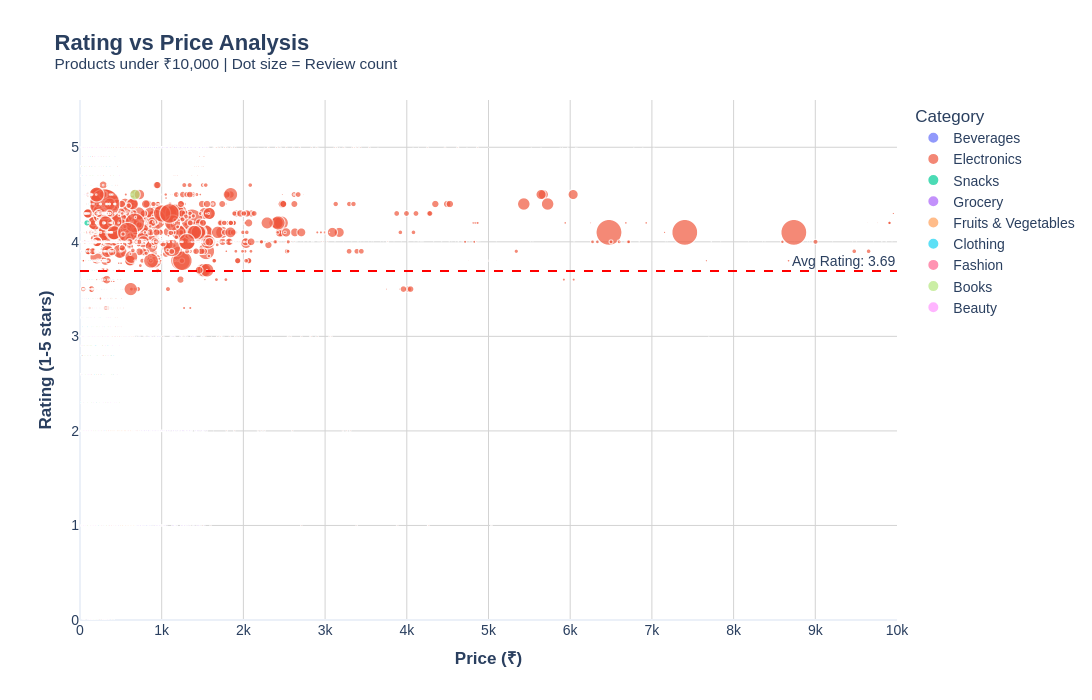

The cell this chart's notebook holds for it:
### Code cell
# ⭐ Rating vs Price Scatter Plot - FIXED VERSION
print("=" * 80)
print("⭐ RATING vs PRICE RELATIONSHIP")
print("=" * 80)

# Filter to realistic prices (below ₹10,000 for better visualization)
df_sample = df_clean[df_clean['Final_Price'] <= 10000].copy()
df_sample = df_sample.sample(min(5000, len(df_sample)), random_state=42)

print(f"\n📊 Plotting {len(df_sample):,} products (prices under ₹10,000)")

# Create scatter plot
fig = px.scatter(
    df_sample,
    x='Final_Price',
    y='Rating',
    color='Category',
    size='Review_Count',
    hover_data=['product_name', 'vendors', 'Discount_Percentage'],
    title="<b>Rating vs Price Analysis</b><br><sup>Products under ₹10,000 | Dot size = Review count</sup>",
    labels={
        'Final_Price': 'Price (₹)',
        'Rating': 'Customer Rating',
        'Review_Count': 'Review Count'
    },
    width=1200,
    height=700,
    opacity=0.7,
    size_max=30
)

# Set axis ranges
fig.update_layout(
    font_family="Arial",
    font_size=14,
    title_font_size=22,
    xaxis_title="<b>Price (₹)</b>",
    yaxis_title="<b>Rating (1-5 stars)</b>",
    plot_bgcolor='white',
    hovermode='closest',
    xaxis=dict(range=[0, 10000], gridcolor='lightgray'),
    yaxis=dict(range=[0, 5.5], gridcolor='lightgray')
)

# Add average rating line
avg_rating = df_sample['Rating'].mean()
fig.add_hline(
    y=avg_rating, 
    line_dash="dash", 
    line_color="red",
    annotation_text=f"Avg Rating: {avg_rating:.2f}",
    annotation_position="top right"
)

fig.show()

# Calculate correlation
correlation = df_clean['Final_Price'].corr(df_clean['Rating'])

print(f"\n📊 STATISTICAL ANALYSIS:")
print("-" * 50)
print(f"   📈 Correlation (Price vs Rating): {correlation:.4f}")
print(f"   ⭐ Average Rating: {df_sample['Rating'].mean():.2f}")
print(f"   💰 Average Price: ₹{df_sample['Final_Price'].mean():.2f}")

print(f"\n💡 Products Rating Distribution:")
rating_dist = df_sample['Rating'].apply(lambda x: int(x)).value_counts().sort_index()
for rating, count in rating_dist.items():
    bar = '█' * int(count/100)
    print(f"   {rating}⭐: {count:,} products {bar}")

# Interpret correlation
if correlation > 0.5:
    interpretation = "Strong positive - Higher price = Better rating"
elif correlation > 0.2:
    interpretation = "Weak positive - Slight tendency for higher priced items to have better ratings"
elif correlation > -0.2:
    interpretation = "No clear relationship - Price doesn't affect rating much"
else:
    interpretation = "Negative - Lower prices have better ratings"

print(f"\n💡 INTERPRETATION: {interpretation}")

### Figure 1 — Plotly figure (JSON) as saved in the notebook; plotly's stock layout.template omitted (floating-point values rounded to 4 significant figures; data arrays with more than 128 entries replaced by an {"elided": "..."} marker saying what was removed)
{"data": [{"customdata": {"elided": "462x3 mixed values"}, "hovertemplate": "Category=Beverages<br>Price (₹)=%{x}<br>Customer Rating=%{y}<br>Review Count=%{marker.size}<br>product_name=%{customdata[0]}<br>vendors=%{customdata[1]}<br>Discount_Percentage=%{customdata[2]}<extra></extra>", "legendgroup": "Beverages", "marker": {"color": "#636efa", "opacity": 0.7, "size": {"elided": "462 int values"}, "sizemode": "area", "sizeref": 474.4, "symbol": "circle"}, "mode": "markers", "name": "Beverages", "showlegend": true, "type": "scattergl", "x": {"elided": "462 float values"}, "xaxis": "x", "y": {"elided": "462 float values"}, "yaxis": "y"}, {"customdata": {"elided": "2141x3 mixed values"}, "hovertemplate": "Category=Electronics<br>Price (₹)=%{x}<br>Customer Rating=%{y}<br>Review Count=%{marker.size}<br>product_name=%{customdata[0]}<br>vendors=%{customdata[1]}<br>Discount_Percentage=%{customdata[2]}<extra></extra>", "legendgroup": "Electronics", "marker": {"color": "#EF553B", "opacity": 0.7, "size": {"elided": "2141 int values"}, "sizemode": "area", "sizeref": 474.4, "symbol": "circle"}, "mode": "markers", "name": "Electronics", "showlegend": true, "type": "scattergl", "x": {"elided": "2141 float values"}, "xaxis": "x", "y": {"elided": "2141 float values"}, "yaxis": "y"}, {"customdata": {"elided": "439x3 mixed values"}, "hovertemplate": "Category=Snacks<br>Price (₹)=%{x}<br>Customer Rating=%{y}<br>Review Count=%{marker.size}<br>product_name=%{customdata[0]}<br>vendors=%{customdata[1]}<br>Discount_Percentage=%{customdata[2]}<extra></extra>", "legendgroup": "Snacks", "marker": {"color": "#00cc96", "opacity": 0.7, "size": {"elided": "439 int values"}, "sizemode": "area", "sizeref": 474.4, "symbol": "circle"}, "mode": "markers", "name": "Snacks", "showlegend": true, "type": "scattergl", "x": {"elided": "439 float values"}, "xaxis": "x", "y": {"elided": "439 float values"}, "yaxis": "y"}, {"customdata": {"elided": "463x3 mixed values"}, "hovertemplate": "Category=Grocery<br>Price (₹)=%{x}<br>Customer Rating=%{y}<br>Review Count=%{marker.size}<br>product_name=%{customdata[0]}<br>vendors=%{customdata[1]}<br>Discount_Percentage=%{customdata[2]}<extra></extra>", "legendgroup": "Grocery", "marker": {"color": "#ab63fa", "opacity": 0.7, "size": {"elided": "463 int values"}, "sizemode": "area", "sizeref": 474.4, "symbol": "circle"}, "mode": "markers", "name": "Grocery", "showlegend": true, "type": "scattergl", "x": {"elided": "463 float values"}, "xaxis": "x", "y": {"elided": "463 float values"}, "yaxis": "y"}, {"customdata": {"elided": "383x3 mixed values"}, "hovertemplate": "Category=Fruits & Vegetables<br>Price (₹)=%{x}<br>Customer Rating=%{y}<br>Review Count=%{marker.size}<br>product_name=%{customdata[0]}<br>vendors=%{customdata[1]}<br>Discount_Percentage=%{customdata[2]}<extra></extra>", "legendgroup": "Fruits & Vegetables", "marker": {"color": "#FFA15A", "opacity": 0.7, "size": {"elided": "383 int values"}, "sizemode": "area", "sizeref": 474.4, "symbol": "circle"}, "mode": "markers", "name": "Fruits & Vegetables", "showlegend": true, "type": "scattergl", "x": {"elided": "383 float values"}, "xaxis": "x", "y": {"elided": "383 float values"}, "yaxis": "y"}, {"customdata": {"elided": "175x3 mixed values"}, "hovertemplate": "Category=Clothing<br>Price (₹)=%{x}<br>Customer Rating=%{y}<br>Review Count=%{marker.size}<br>product_name=%{customdata[0]}<br>vendors=%{customdata[1]}<br>Discount_Percentage=%{customdata[2]}<extra></extra>", "legendgroup": "Clothing", "marker": {"color": "#19d3f3", "opacity": 0.7, "size": {"elided": "175 int values"}, "sizemode": "area", "sizeref": 474.4, "symbol": "circle"}, "mode": "markers", "name": "Clothing", "showlegend": true, "type": "scattergl", "x": {"elided": "175 float values"}, "xaxis": "x", "y": {"elided": "175 float values"}, "yaxis": "y"}, {"customdata": {"elided": "185x3 mixed values"}, "hovertemplate": "Category=Fashion<br>Price (₹)=%{x}<br>Customer Rating=%{y}<br>Review Count=%{marker.size}<br>product_name=%{customdata[0]}<br>vendors=%{customdata[1]}<br>Discount_Percentage=%{customdata[2]}<extra></extra>", "legendgroup": "Fashion", "marker": {"color": "#FF6692", "opacity": 0.7, "size": {"elided": "185 int values"}, "sizemode": "area", "sizeref": 474.4, "symbol": "circle"}, "mode": "markers", "name": "Fashion", "showlegend": true, "type": "scattergl", "x": {"elided": "185 float values"}, "xaxis": "x", "y": {"elided": "185 float values"}, "yaxis": "y"}, {"customdata": {"elided": "398x3 mixed values"}, "hovertemplate": "Category=Books<br>Price (₹)=%{x}<br>Customer Rating=%{y}<br>Review Count=%{marker.size}<br>product_name=%{customdata[0]}<br>vendors=%{customdata[1]}<br>Discount_Percentage=%{customdata[2]}<extra></extra>", "legendgroup": "Books", "marker": {"color": "#B6E880", "opacity": 0.7, "size": {"elided": "398 int values"}, "sizemode": "area", "sizeref": 474.4, "symbol": "circle"}, "mode": "markers", "name": "Books", "showlegend": true, "type": "scattergl", "x": {"elided": "398 float values"}, "xaxis": "x", "y": {"elided": "398 float values"}, "yaxis": "y"}, {"customdata": {"elided": "354x3 mixed values"}, "hovertemplate": "Category=Beauty<br>Price (₹)=%{x}<br>Customer Rating=%{y}<br>Review Count=%{marker.size}<br>product_name=%{customdata[0]}<br>vendors=%{customdata[1]}<br>Discount_Percentage=%{customdata[2]}<extra></extra>", "legendgroup": "Beauty", "marker": {"color": "#FF97FF", "opacity": 0.7, "size": {"elided": "354 int values"}, "sizemode": "area", "sizeref": 474.4, "symbol": "circle"}, "mode": "markers", "name": "Beauty", "showlegend": true, "type": "scattergl", "x": {"elided": "354 float values"}, "xaxis": "x", "y": {"elided": "354 float values"}, "yaxis": "y"}], "layout": {"annotations": [{"showarrow": false, "text": "Avg Rating: 3.69", "x": 1, "xanchor": "right", "xref": "x domain", "y": 3.69, "yanchor": "bottom", "yref": "y"}], "font": {"family": "Arial", "size": 14}, "height": 700, "hovermode": "closest", "legend": {"itemsizing": "constant", "title": {"text": "Category"}, "tracegroupgap": 0}, "plot_bgcolor": "white", "shapes": [{"line": {"color": "red", "dash": "dash"}, "type": "line", "x0": 0, "x1": 1, "xref": "x domain", "y0": 3.69, "y1": 3.69, "yref": "y"}], "title": {"font": {"size": 22}, "text": "<b>Rating vs Price Analysis</b><br><sup>Products under ₹10,000 | Dot size = Review count</sup>"}, "width": 1200, "xaxis": {"anchor": "y", "domain": [0, 1], "gridcolor": "lightgray", "range": [0, 10000], "title": {"text": "<b>Price (₹)</b>"}}, "yaxis": {"anchor": "x", "domain": [0, 1], "gridcolor": "lightgray", "range": [0, 5.5], "title": {"text": "<b>Rating (1-5 stars)</b>"}}}}
